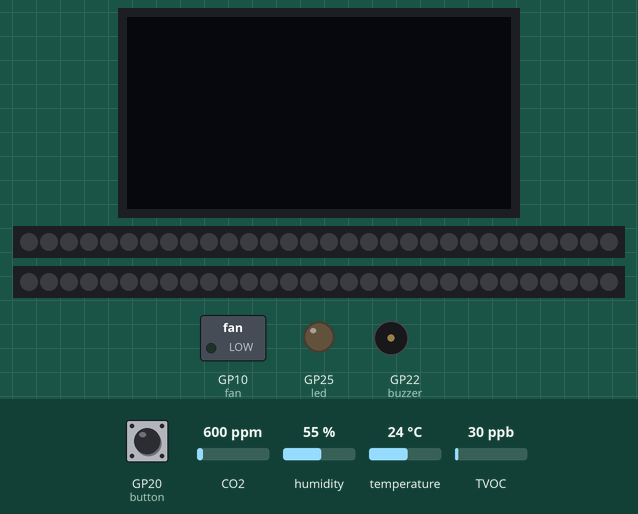
This program was run on a simulated Raspberry Pi Pico running MicroPython. Parts: 128×64 one-colour display, 2 × 30 RGB LEDs in strip order, left to right, switched loads named in the program (green lamp = pin HIGH), output pins drawn as LEDs (lit = HIGH), buzzer (waves = sounding). Inputs (shaded band) come from the test bench; at power-on: GP20 (button) HIGH, CO2 600 ppm, humidity 55 %, temperature 24 °C, TVOC 30 ppb. The clock reads 2024-03-15 10:24:30 at power-on unless the program sets it; library files of the repository ran but are not shown: ssd1306.py, ds3231_port.py, AHT21.py.

Above: at 4.0 s.
4.1 s: GP20 (button) pulled LOW for 0.15 s
At 4.5 s:
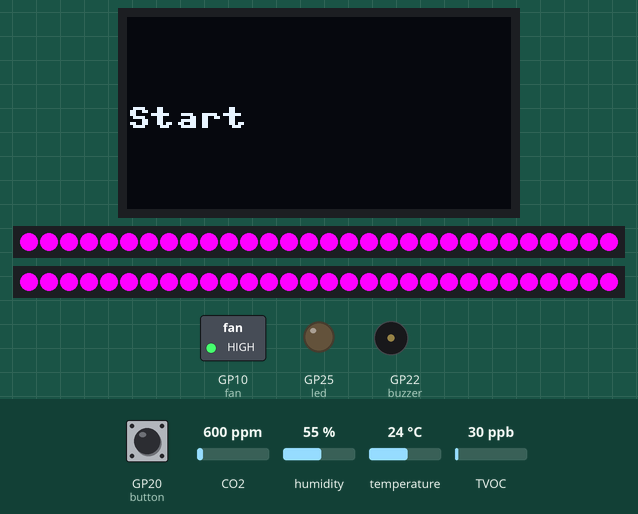
At 6.4 s:
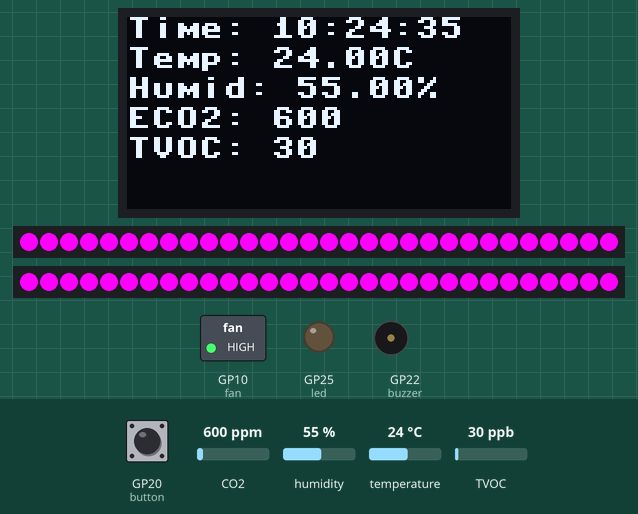
6.9 s: GP20 (button) pulled LOW for 1 s
At 7.8 s:
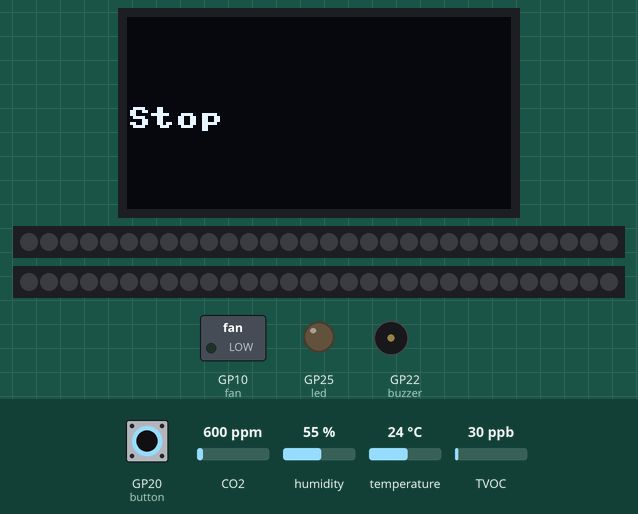
Timing chart, 0 to 9.9 s (numbered marks = the images above; inputs shaded):
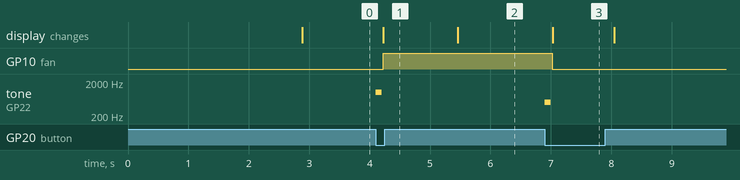

Measured:
- after the input at 4.1 s, GP10 (fan): LOW → HIGH after 0.12 s; tone on GP22 (buzzer): silent → 1000 Hz at once, → silent 0.10 s later; the display: changes after 0.13 s (image 1)
- after the input at 6.9 s, GP10 (fan): HIGH → LOW after 0.12 s; tone on GP22 (buzzer): silent → 500 Hz at once, → silent 0.10 s later; the display: changes after 0.13 s (image 3)

The program:

Manual_expo.py
```python
from machine import Pin, SoftI2C, PWM
import time
from neopixel import NeoPixel
import ssd1306
from ds3231_port import DS3231
import AHT21
import ENS160

# 핀 설정
led = Pin('LED', Pin.OUT)
button = Pin(20, Pin.IN, Pin.PULL_UP)
fan = Pin(10, Pin.OUT)
buzzer = PWM(Pin(22))  # 부저 핀 설정

# I2C 및 센서 초기화
i2c0 = SoftI2C(scl=Pin(5), sda=Pin(4))
oled = ssd1306.SSD1306_I2C(128, 64, i2c0)
rtc = DS3231(i2c0)

i2c1 = SoftI2C(scl=Pin(15), sda=Pin(14))
aht = AHT21.AHT21(i2c1)
ens = ENS160.ENS160(i2c1)
ens.reset()
time.sleep(0.5)
ens.operating_mode = 2

# 네오픽셀 초기화 (핀 6, 7 사용)
np1 = NeoPixel(Pin(6), 30)
np2 = NeoPixel(Pin(7), 30)

# 버튼 상태 변수
button_state = False

# 부저 음 출력 함수
def play_buzzer(freq):
    buzzer.duty_u16(30000)  # 볼륨 설정
    buzzer.freq(freq)  # 주파수 설정
    time.sleep(0.1)
    buzzer.duty_u16(0)  # 부저 끄기

# 버튼 눌림 이벤트 처리 함수
def button_handler(pin):
    global button_state
    button_state = not button_state

    if button_state:
        play_buzzer(1000)  # 시작 시 부저 소리
        display_message("Start")
        activate_fan_and_neopixel()
        time.sleep(1)  # 'Start' 메시지 유지 시간
        display_sensor_data()
    else:
        play_buzzer(500)  # 종료 시 부저 소리
        display_message("Stop")
        deactivate_fan_and_neopixel()
        time.sleep(1)  # 'Stop' 메시지 유지 시간
        clear_display()

# 버튼 인터럽트 설정
button.irq(trigger=Pin.IRQ_FALLING, handler=button_handler)

# OLED에 메시지 표시 함수
def display_message(msg):
    oled.fill(0)
    oled.text(msg, 0, 30)
    oled.show()

# 센서 데이터 표시 함수
def display_sensor_data():
    now = rtc.get_time()
    rht = aht.read()
    humidity = rht[0]
    temperature = rht[1]
    eco2 = ens.CO2
    tvoc = ens.TVOC

    oled.fill(0)
    oled.text(f"Time: {now[3]:02}:{now[4]:02}:{now[5]:02}", 0, 0)
    oled.text(f"Temp: {temperature:.2f}C", 0, 10)
    oled.text(f"Humid: {humidity:.2f}%", 0, 20)
    oled.text(f"ECO2: {eco2}", 0, 30)
    oled.text(f"TVOC: {tvoc}", 0, 40)
    oled.show()

# 팬과 네오픽셀 활성화 함수 (보라색)
def activate_fan_and_neopixel():
    fan.value(1)
    for i in range(np1.n):
        np1[i] = (255, 0, 255)  # 보라색
    np1.write()

    for i in range(np2.n):
        np2[i] = (255, 0, 255)  # 보라색
    np2.write()

# 팬과 네오픽셀 비활성화 함수
def deactivate_fan_and_neopixel():
    fan.value(0)
    for i in range(np1.n):
        np1[i] = (0, 0, 0)  # 끄기
    np1.write()

    for i in range(np2.n):
        np2[i] = (0, 0, 0)  # 끄기
    np2.write()

# 디스플레이 지우기 함수
def clear_display():
    oled.fill(0)
    oled.show()

# 메인 루프
while True:
    time.sleep(0.1)  # CPU 사용률 절감을 위한 지연
```

ENS160.py
```python
"""
ENS160.py MicroPython driver for the ENS160 Digital Metal-Oxide Multi-Gas Sensor manufactured by ScioSense - https://www.sciosense.com/products/environmental-sensors/ens160-digital-multi-gas-sensor/
Author Tim Hanewich, github.com/TimHanewich
Version 1.2, August 21, 2023
Find updates to this code: https://github.com/TimHanewich/MicroPython-Collection/blob/master/ENS160/ENS160.py

MIT License
Copyright 2023 Tim Hanewich
Permission is hereby granted, free of charge, to any person obtaining a copy of this software and associated documentation files (the “Software”), to deal in the Software without restriction, including without limitation the rights to use, copy, modify, merge, publish, distribute, sublicense, and/or sell copies of the Software, and to permit persons to whom the Software is furnished to do so, subject to the following conditions:
The above copyright notice and this permission notice shall be included in all copies or substantial portions of the Software.
THE SOFTWARE IS PROVIDED “AS IS”, WITHOUT WARRANTY OF ANY KIND, EXPRESS OR IMPLIED, INCLUDING BUT NOT LIMITED TO THE WARRANTIES OF MERCHANTABILITY, FITNESS FOR A PARTICULAR PURPOSE AND NONINFRINGEMENT. IN NO EVENT SHALL THE AUTHORS OR COPYRIGHT HOLDERS BE LIABLE FOR ANY CLAIM, DAMAGES OR OTHER LIABILITY, WHETHER IN AN ACTION OF CONTRACT, TORT OR OTHERWISE, ARISING FROM, OUT OF OR IN CONNECTION WITH THE SOFTWARE OR THE USE OR OTHER DEALINGS IN THE SOFTWARE.
"""


import machine
import time

class ENS160:
    """
    Lightweight class for communicating with an ENS160 air quality sensor via I2C.
    Follows the specifications defined in the official ENS160 data sheet: https://www.mouser.com/datasheet/2/1081/SC_001224_DS_1_ENS160_Datasheet_Rev_0_95-2258311.pdf
    Newer version of ENS160 data sheet: https://www.sciosense.com/wp-content/uploads/documents/SC-001224-DS-9-ENS160-Datasheet.pdf
    """

    def __init__(self, i2c:machine.I2C, address:int = 0x53):
        """
        Creates a new instance of the ENS160 class
        :param i2c: Setup machine.I2C interface
        :param address: The I2C address of the ENS160 slave device
        """
        self.address = address
        self.i2c = i2c

    @property
    def operating_mode(self) -> int:
        """
        Reads the operating mode that the ENS160 is currently in.
        0 = Deep Sleep Mode (low power standby)
        1 = Idle mode (low-power)
        2 = Standard Gas Sensing Mode
        """
        return self.i2c.readfrom_mem(self.address, 0x10, 1)[0]

    @operating_mode.setter
    def operating_mode(self, value):
        """
        Sets the ENS160's operating mode.
        0 = Deep Sleep Mode (low power standby)
        1 = Idle mode (low-power)
        2 = Standard Gas Sensing Mode
        """
        if value not in [0, 1, 2, 0xF0]:
            raise Exception("Operating value you're setting must be 0, 1, or 2")
        self.i2c.writeto_mem(self.address, 0x10, bytes([value]))

    @property
    def CO2(self) -> int:
        """Reads the calculated equivalent CO2-concentration in PPM, based on the detected VOCs and hydrogen"""
        bs = self.i2c.readfrom_mem(self.address, 0x24, 2)
        return self._translate_pair(bs[1], bs[0])

    @property
    def TVOC(self) -> int:
        """Reads the calculated Total Volatile Organic Compounds (TVOC) concentration in ppb"""
        bs = self.i2c.readfrom_mem(self.address, 0x22, 2)
        return self._translate_pair(bs[1], bs[0])

    @property
    def AQI(self) -> int:
        """
        Reads the calculated Air Quality Index (AQI) according to the UBA
        1 = Excellent
        2 = Good
        3 = Moderate
        4 = Poor
        5 = Unhealthy
        """
        return self.i2c.readfrom_mem(self.address, 0x21, 1)[0]

    def reset(self) -> None:
        """Resets and returns to standard operating mode (2)"""

        self.operating_mode = 0xF0 # reset
        time.sleep(1.0)
        self.operating_mode = 1
        time.sleep(0.25)
        self.i2c.writeto_mem(self.address, 0x12, bytes([0x00]))
        time.sleep(0.15)
        self.i2c.writeto_mem(self.address, 0x12, bytes([0xCC])) # reset command register
        time.sleep(0.35)
        self.operating_mode = 2
        time.sleep(0.50)


    def _translate_pair(self, high:int, low:int) -> int:
        """Converts a byte pair to a usable value. Borrowed from https://github.com/m-rtijn/mpu6050/blob/0626053a5e1182f4951b78b8326691a9223a5f7d/mpu6050/mpu6050.py#L76C39-L76C39."""
        value = (high << 8) + low
        if value >= 0x8000:
            value = -((65535 - value) + 1)
        return value
```
